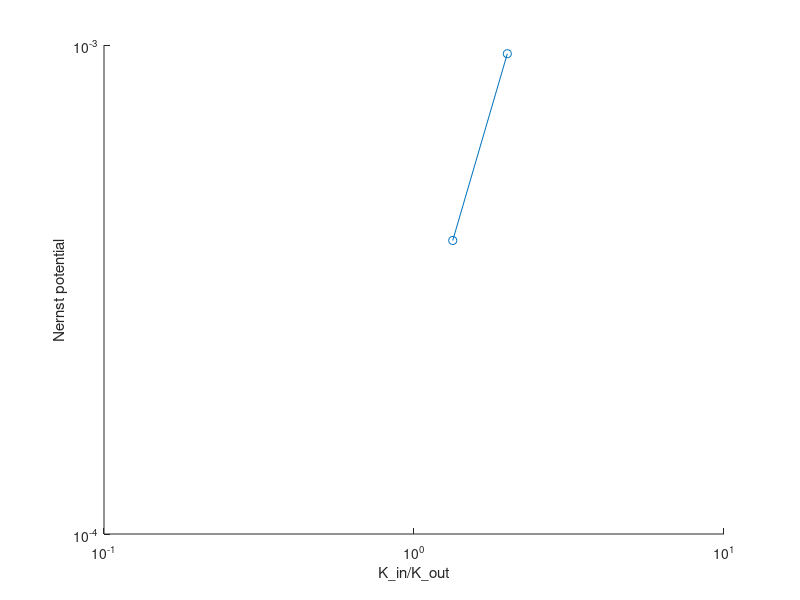

This figure's MATLAB source:
close all;clear all;clc;
K_in = [120];
K_out = [60 90 120 150 180];
K = K_in./K_out;

T = 37;  % degrees Celcius
R = 8.314; 
F = 96485.3321;
z = +1;  % potassium

N = ((R*T)/(z*F))*log10(K);

hold on
loglog(K, N, 'o-')
xlabel('K\_in/K\_out')
ylabel('Nernst potential')

p = polyfit(K,N,1);
equation=sprintf('%.4flog(x) + %.4f',p(1),p(2));
text(1.2,0,equation,'FontSize',14)